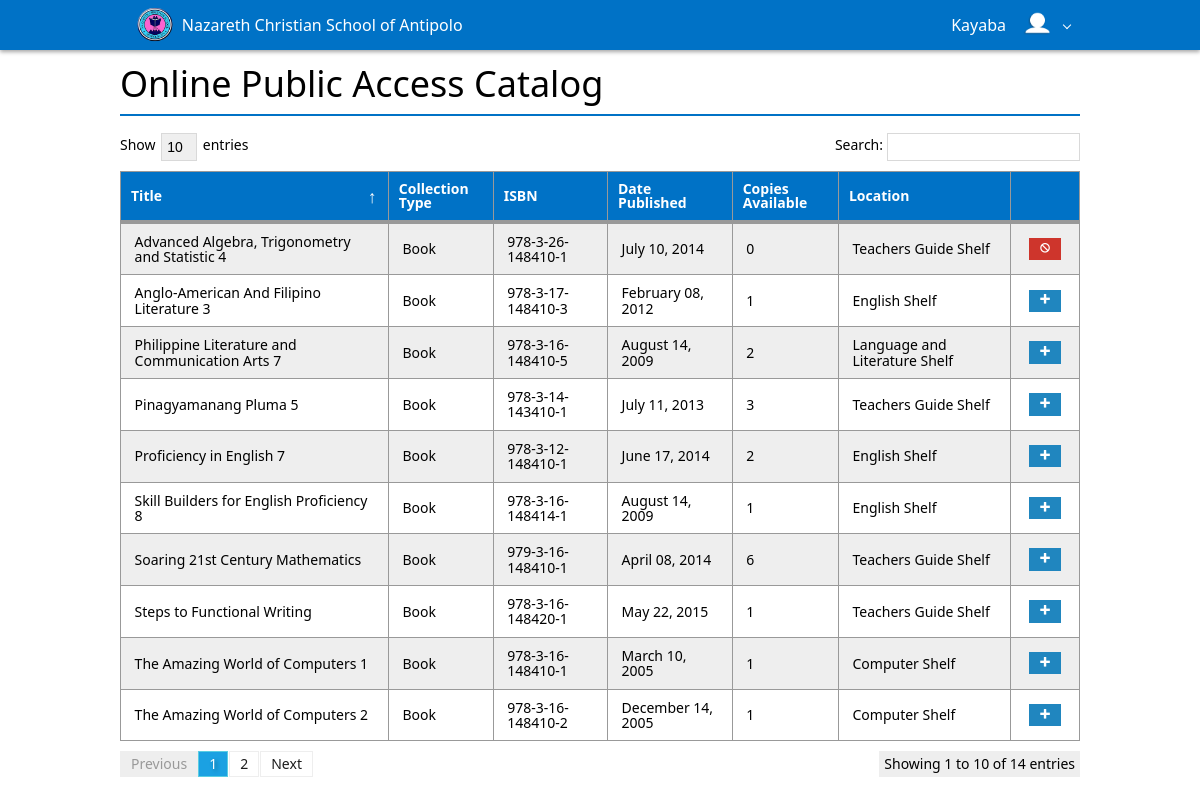
Page / (signed in) on the committed database.
### tables this page shows
CREATE TABLE IF NOT EXISTS `authors` (
`Author_ID` int(10) NOT NULL,
  `Author_Last_Name` varchar(255) NOT NULL,
  `Author_First_Name` varchar(255) NOT NULL
);

CREATE TABLE IF NOT EXISTS `materials` (
`Material_ID` int(10) NOT NULL,
  `Material_Title` varchar(255) NOT NULL,
  `Collection_Type` varchar(255) NOT NULL,
  `ISBN` varchar(255) NOT NULL,
  `Call_Number` varchar(100) NOT NULL,
  `Date_Published` date DEFAULT NULL,
  `Date_Added` date NOT NULL,
  `Quantity` int(10) NOT NULL,
  `Location` varchar(150) NOT NULL,
  `Status` varchar(8) NOT NULL DEFAULT 'active',
  `Publisher_ID` int(10) NOT NULL,
  `Category_ID` int(10) NOT NULL
);

CREATE TABLE IF NOT EXISTS `categories` (
`Category_ID` int(10) NOT NULL,
  `Category` varchar(255) NOT NULL
);

### requests/connection.php (called while the page is built, shortened)
<?php
    class Connection {
        private $hostname = 'localhost';
        private $username = 'root';
        private $password = '';
        private $database = 'ncsa_db';
        private $connection, $query;
        function open() {
            $this->connection = mysqli_connect($this->hostname, $this->username, $this->password, $this->database);
        }
        function query($sql) {
            $this->query = mysqli_query($this->connection, $sql);
        }
        function num_rows() {
            return mysqli_num_rows($this->query);
        }
        function fetch_assoc() {
            return mysqli_fetch_assoc($this->query);
        }
    }
?>

### index.php (the view, shortened to what this page needs)
<?php
    include_once('assets/system/header.php');
?>
<div class="app-bar fixed-top shadow" data-role="appbar">
    <div class="container">
        <a class="app-bar-element branding" href="./"><img class="app-logo" src="assets/img/logo.png">&nbsp;&nbsp;Nazareth Christian School of Antipolo</a>
        <?php
            if(isset($_SESSION['account_username'])) {
                $name = $_SESSION['account_first_name'] . ' ' . $_SESSION['account_last_name'];
                echo '<ul class="app-bar-menu place-right">';
                echo '<li><a class="app-bar-element dropdown-toggle">' . $name . '&nbsp;&nbsp;<img class="app-logo" src="user_images/' . $_SESSION['account_image'] . '"></a>';
                echo '</li>';
                echo '</ul>';
            } else {
                echo '<div class="place-right">';
                echo '<a class="app-bar-element" href="login.php"><span class="mif-switch"></span>&nbsp;&nbsp;Login</a>';
                echo '</div>';
            }
        ?>
    </div>
</div>
<div id="main-container" class="container">
    <h1>Online Public Access Catalog</h1>
    <hr>
    <table id="materials-table" class="table striped border bordered">
        <thead class="table-header">
            <tr>
                <th>Title</th>
                <th>Collection Type</th>
                <th>ISBN</th>
                <th>Date Published</th>
                <th>Copies Available</th>
                <th>Location</th>
                <?php
                    if(isset($_SESSION['account_username'])) {
                        echo '<th></th>';
                    }
                ?>
            </tr>
        </thead>
        <tbody>
            <?php
                require_once('requests/connection.php');
                $connection = new Connection();
                $connection->open();
                $connection2 = new Connection();
                $connection2->open();
                $connection->query("SELECT * FROM works INNER JOIN authors ON works.Author_ID=authors.Author_ID INNER JOIN materials ON works.Material_ID=materials.Material_ID INNER JOIN publishers ON materials.Publisher_ID=publishers.Publisher_ID INNER JOIN categories ON materials.Category_ID=categories.Category_ID WHERE materials.Status='active' GROUP BY materials.Material_Title");
                while($row = $connection->fetch_assoc()) {
                    $materialID = $row['Material_ID'];
                    $connection2->query("SELECT * FROM barcodes WHERE Material_ID='$materialID' AND Availability='true'");
                    $quantity = $connection2->num_rows();
                    $connection2->query("SELECT * FROM reservations WHERE Material_ID='$materialID' AND Status='active'");
                    $reserveCount = $connection2->num_rows();
                    $connection2->query("SELECT * FROM `return` INNER JOIN barcodes WHERE barcodes.Material_ID='$materialID'");
                    echo '<tr>';
                    echo '<td>' . $row['Material_Title'] . '</td>';
                    echo '<td>' . $row['Collection_Type'] . '</td>';
                    echo '<td>' . $row['ISBN'] . '</td>';
                    echo '<td>' . date('F d, Y', strtotime($row['Date_Published'])) . '</td>';
                    echo '<td>' . ($quantity - $reserveCount) . '</td>';
                    echo '<td>' . $row['Category'] . ' Shelf</td>';
                    if(isset($_SESSION['account_username'])) {
                        if(($quantity - $reserveCount) != 0) {
                            echo '<td class="align-center"><a class="button primary mini-button beautify" data-button="reserve-button" data-var-id="' . $materialID . '" data-var-action="Add" data-role="hint" data-hint="Reserve" data-hint-background="#dc4fad" data-hint-color="#ffffff" data-hint-mode="2" data-hint-position="top"><span class="mif mif-plus"></span></a></td>';
                        } else {
                            echo '<td class="align-center"><button class="button danger mini-button beautify" data-role="hint" data-hint="Not Available" data-hint-background="#dc4fad" data-hint-color="#ffffff" data-hint-mode="2" data-hint-position="top"><span class="mif mif-blocked"></span></button></td>';
                        }
                    }
                    echo '</tr>';
                }
            ?>
        </tbody>
    </table>
</div>
<?php
    include_once('assets/system/footer.php');
?>

### assets/system/header.php (shortened to what this page needs)
<!DOCTYPE html>
<html>
<head>
    <link rel="stylesheet" href="assets/css/metro.min.css">
    <link rel="stylesheet" href="assets/css/metro-icons.min.css">
    <link rel="stylesheet" href="assets/css/metro-responsive.min.css">
    <link rel="stylesheet" href="assets/css/stylesheet.css">
</head>
<body id="main-body">

### assets/css/stylesheet.css (style rules this page uses)
a.button.beautify { padding: .2rem .625rem !important; }
hr { background: #0072C6; }
.app-logo { margin-top: -4px; height: 75%; }
.table { background: white; }
.table-header > tr > th { background: #0072c6 !important; }
.table-header > tr > th, .table-header > tr > th:before, .table-header > tr > th:after { color: white !important; }
#main-body { margin-top: 4rem; }

### rows in the picture
authors: materials.Material_Title "Advanced Algebra, Trigonometry and Statistic 4", materials.Collection_Type "Book", materials.ISBN "978-3-26-148410-1", materials.Date_Published "July 10, 2014", reserveCount "0", categories.Category "Teachers Guide"
authors: materials.Material_Title "Anglo-American And Filipino Literature 3", materials.Collection_Type "Book", materials.ISBN "978-3-17-148410-3", materials.Date_Published "February 08, 2012", reserveCount "1", categories.Category "English"
authors: materials.Material_Title "Philippine Literature and Communication Arts 7", materials.Collection_Type "Book", materials.ISBN "978-3-16-148410-5", materials.Date_Published "August 14, 2009", reserveCount "2", categories.Category "Language and Literature"
authors: materials.Material_Title "Pinagyamanang Pluma 5", materials.Collection_Type "Book", materials.ISBN "978-3-14-143410-1", materials.Date_Published "July 11, 2013", reserveCount "3", categories.Category "Teachers Guide"
authors: materials.Material_Title "Proficiency in English 7", materials.Collection_Type "Book", materials.ISBN "978-3-12-148410-1", materials.Date_Published "June 17, 2014", reserveCount "2", categories.Category "English"
authors: materials.Material_Title "Skill Builders for English Proficiency 8", materials.Collection_Type "Book", materials.ISBN "978-3-16-148414-1", materials.Date_Published "August 14, 2009", reserveCount "1", categories.Category "English"
authors: materials.Material_Title "Soaring 21st Century Mathematics", materials.Collection_Type "Book", materials.ISBN "979-3-16-148410-1", materials.Date_Published "April 08, 2014", reserveCount "6", categories.Category "Teachers Guide"
authors: materials.Material_Title "Steps to Functional Writing", materials.Collection_Type "Book", materials.ISBN "978-3-16-148420-1", materials.Date_Published "May 22, 2015", reserveCount "1", categories.Category "Teachers Guide"
authors: materials.Material_Title "The Amazing World of Computers 1", materials.Collection_Type "Book", materials.ISBN "978-3-16-148410-1", materials.Date_Published "March 10, 2005", reserveCount "1", categories.Category "Computer", materials.Material_Title "The Amazing World of Computers 2", materials.ISBN "978-3-16-148410-2", materials.Date_Published "December 14, 2005"

### other values in the picture
$name "Kayaba"
